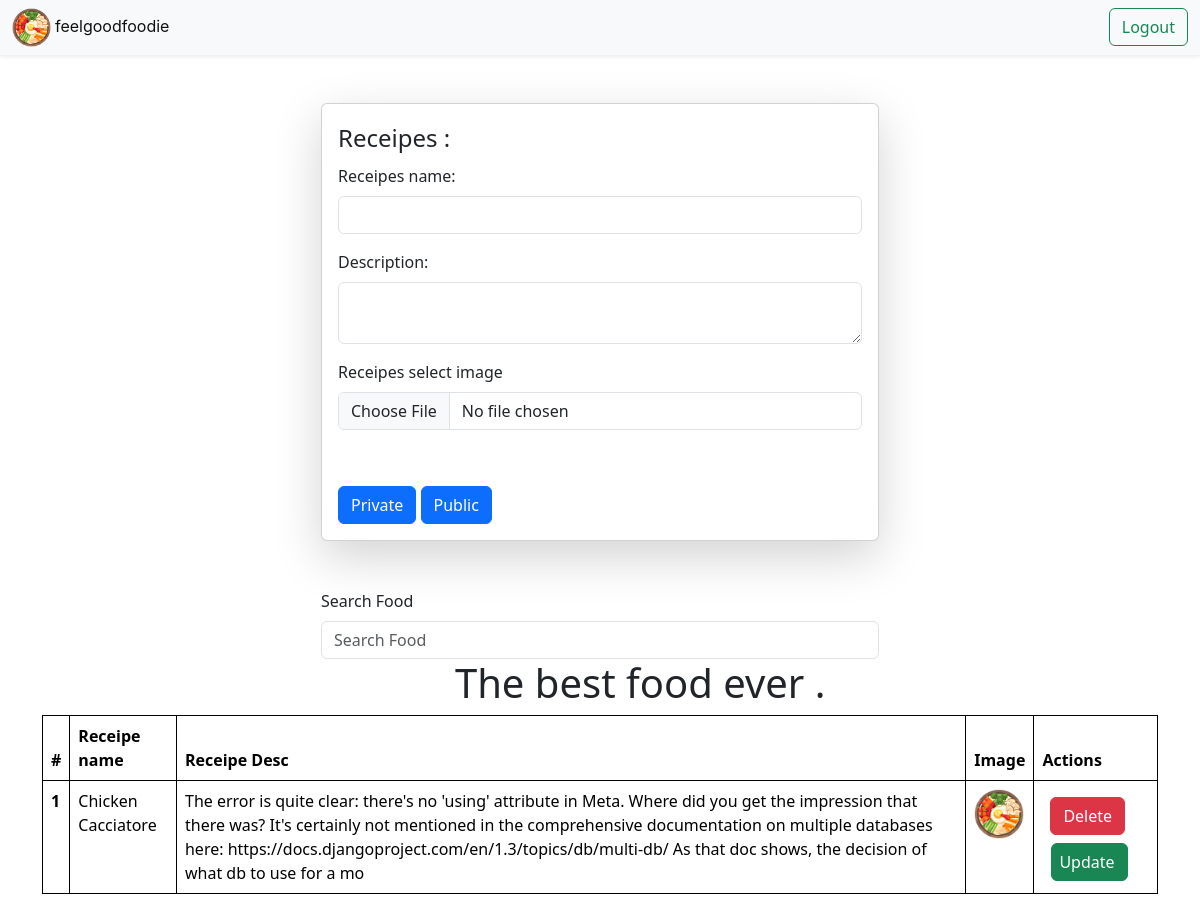
/receipes/ (signed in), run on the app's committed database.
### vege/models.py (models this page shows)
class Receipes (models.Model):
  receipes_name = models.CharField(max_length=1000)
  receipes_discription = models.TextField()
  receipes_image = models.ImageField(upload_to="receipes", null=True, blank=True)
  public_private = models.ManyToManyField(User)

### vege/views.py (the view, shortened to what this page needs)
# urls.py: path('receipes/', receipe ,  name='receipes'),
@login_required(login_url="/login")
def receipe(request):
    queryset = Receipes.objects.filter(public_private=request.user)
    context = {"receipes": queryset}
    return render(request ,'vege/receipes.html',context)

### templates/vege/receipes.html (shortened to what this page needs)
{% load static %}
<!DOCTYPE html>
<html lang="en">
<head>
    <link href="https://cdn.jsdelivr.net/npm/bootstrap@5.3.3/dist/css/bootstrap.min.css" rel="stylesheet">
    <link rel="stylesheet" href="{% static 'css/styles.css' %}">
</head>
<body>
  <nav  id="navbar1"  class="navbar navbar-expand-lg navbar-light bg-light shadow-sm"  >
    <div class="container-fluid">
      <div class="center">
        <img style="width: 6%;" src="{% static "/img/bibimbap.png" %}" alt="">
      <a class="navbar-brand "  href="#" class="font">
        feelgoodfoodie</a></div>
          <a href="{% url 'login_page' %}"class="btn btn-outline-success" type="submit">Logout</a>
      </div>
  </nav>
    <div class="container mt-5">
        <form class="col-6 mx-auto card p-3 shadow-lg " method="post" enctype="multipart/form-data">
          <fieldset >
            <legend>Receipes :</legend>
            <div class="mb-3">
              <label for="InputEmail" class="form-label">Receipes name:</label>
              <input  name="receipes_name" type="text"  class="form-control" >
              </div>
              <div class="mb-3">
                <label for="InputPassword1" class="form-label">Description:</label>
                <textarea name="receipes_discription" type='text' class="form-control" > </textarea>
              </div>
              <div class="mb-3">
                <label for="exampleInputPassword1" class="form-label">Receipes  select image</label>
                <input  name="receipes_image" type="file"  class="form-control" >
                </div>
                <div class="mb-3">
                  <div class="form-check">
                      </div>
                      </div>
                      <input type="submit" value="Private" name="public"  class="btn btn-primary">
                      <input type="submit" value="Public" name="public"  class="btn btn-primary">
                      </fieldset>
                      </form>
                      <div class="mt-5">
                        <div class='mx-auto col-6'>
                          <form >
                          <div clas='mb-3'>
                            <label for="exampleInputEmail" class="form-label">Search Food</label>
                            <input  name="search " type="text"  class="form-control" placeholder="Search Food" id="searchInput">
                            </div>
                        </div>
                      </div>
                      <h1 style="margin-left: 37%;">The best food ever .</h1>
       <table class="table" id="myTable">
        <thead>
          <tr>
            <th scope="col">#</th>
            <th scope="col">Receipe name</th>
            <th scope="col">Receipe Desc</th>
            <th scope="col">Image</th>
            <th scope="col">Actions</th>
          </tr>
        </thead>
        {% for  receipe in receipes %}
        <tbody>
          <tr>
            <th scope="row">{{forloop.counter}}</th>
            <td>{{receipe.receipes_name}}</td>
            <td>{{receipe.receipes_discription}}</td>
            <td><img class="imgy" src="/media/{{ receipe.receipes_image }}" alt=""></td>
            <td>
             <a href="/delete_receipes/{{receipe.id}}" class="btn btn-danger m-2" >Delete</a>
             <a href="/update_receipes/{{receipe.id}}"  id="update"  class="btn btn-success">Update</a>
            </td>
          </tr>
          {% endfor %}
        </tbody>
      </table>
    </div>
</body>
</html>

### static/assets/css/styles.css (style rules this page uses)
table, th, td { border: 1px solid black; }
.imgy { width: 50px; }
#update { margin-left: 9px; padding-left: 7px; }
.navbar { background-color: whitesmoke; position: sticky; top: 0; right: 0; z-index: 11111; }
a.navbar-brand { color: #111; font-family: -apple-system, BlinkMacSystemFont, "Segoe UI", Roboto, Oxygen-Sans, Ubuntu, Cantarell, "Helvetica Neue", sans-serif; font-weight: 400; line-height: 1.5; font-size: 16px; }

### data on the page
Receipes: receipes_name "Chicken Cacciatore", receipes_discription "The error is quite clear: there's no 'using' attribute in Meta. Where did you get the impression that there was? It's certainly not mentioned in the comprehensive documentation on multiple databases here: https://docs.djangoproject.com/en/1.3/topics/db/multi-db/ As that doc shows, the decision of what db to use for a mo", receipes_image (picture)
